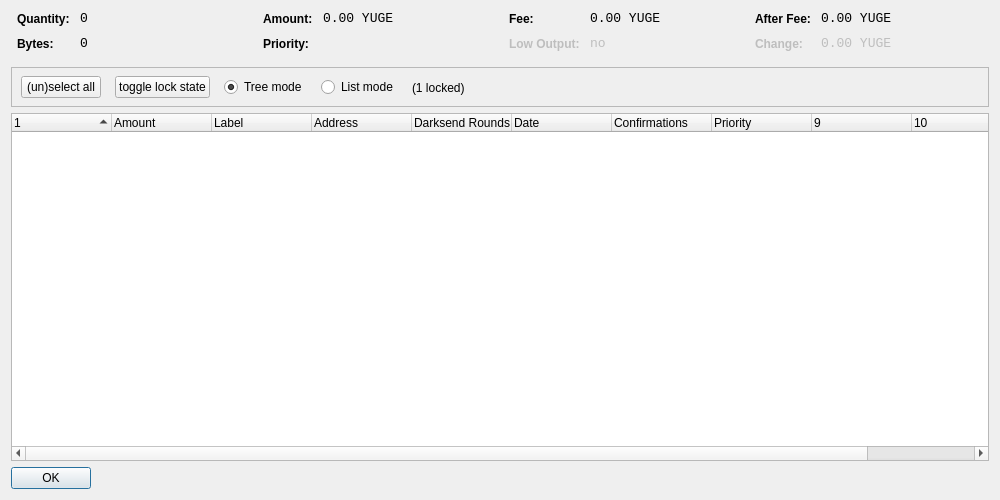
<?xml version="1.0" encoding="UTF-8"?>
<ui version="4.0">
 <class>CoinControlDialog</class>
 <widget class="QDialog" name="CoinControlDialog">
  <property name="geometry">
   <rect>
    <x>0</x>
    <y>0</y>
    <width>1000</width>
    <height>500</height>
   </rect>
  </property>
  <property name="windowTitle">
   <string>Coin Control</string>
  </property>
  <layout class="QVBoxLayout" name="verticalLayout">
   <item>
    <layout class="QHBoxLayout" name="horizontalLayoutTop" stretch="0,0,0,0">
     <property name="topMargin">
      <number>0</number>
     </property>
     <property name="bottomMargin">
      <number>10</number>
     </property>
     <item>
      <layout class="QFormLayout" name="formLayoutCoinControl1">
       <property name="horizontalSpacing">
        <number>10</number>
       </property>
       <property name="verticalSpacing">
        <number>10</number>
       </property>
       <property name="leftMargin">
        <number>6</number>
       </property>
       <property name="rightMargin">
        <number>6</number>
       </property>
       <item row="0" column="0">
        <widget class="QLabel" name="labelCoinControlQuantityText">
         <property name="styleSheet">
          <string notr="true">font-weight:bold;</string>
         </property>
         <property name="text">
          <string>Quantity:</string>
         </property>
        </widget>
       </item>
       <item row="0" column="1">
        <widget class="QLabel" name="labelCoinControlQuantity">
         <property name="font">
          <font>
           <family>Monospace</family>
           <pointsize>10</pointsize>
          </font>
         </property>
         <property name="cursor">
          <cursorShape>IBeamCursor</cursorShape>
         </property>
         <property name="contextMenuPolicy">
          <enum>Qt::ActionsContextMenu</enum>
         </property>
         <property name="text">
          <string notr="true">0</string>
         </property>
         <property name="textInteractionFlags">
          <set>Qt::LinksAccessibleByMouse|Qt::TextSelectableByKeyboard|Qt::TextSelectableByMouse</set>
         </property>
        </widget>
       </item>
       <item row="1" column="0">
        <widget class="QLabel" name="labelCoinControlBytesText">
         <property name="styleSheet">
          <string notr="true">font-weight:bold;</string>
         </property>
         <property name="text">
          <string>Bytes:</string>
         </property>
        </widget>
       </item>
       <item row="1" column="1">
        <widget class="QLabel" name="labelCoinControlBytes">
         <property name="font">
          <font>
           <family>Monospace</family>
           <pointsize>10</pointsize>
          </font>
         </property>
         <property name="cursor">
          <cursorShape>IBeamCursor</cursorShape>
         </property>
         <property name="contextMenuPolicy">
          <enum>Qt::ActionsContextMenu</enum>
         </property>
         <property name="text">
          <string notr="true">0</string>
         </property>
         <property name="textInteractionFlags">
          <set>Qt::LinksAccessibleByMouse|Qt::TextSelectableByKeyboard|Qt::TextSelectableByMouse</set>
         </property>
        </widget>
       </item>
      </layout>
     </item>
     <item>
      <layout class="QFormLayout" name="formLayoutCoinControl2">
       <property name="horizontalSpacing">
        <number>10</number>
       </property>
       <property name="verticalSpacing">
        <number>10</number>
       </property>
       <property name="leftMargin">
        <number>6</number>
       </property>
       <property name="rightMargin">
        <number>6</number>
       </property>
       <item row="0" column="0">
        <widget class="QLabel" name="labelCoinControlAmountText">
         <property name="styleSheet">
          <string notr="true">font-weight:bold;</string>
         </property>
         <property name="text">
          <string>Amount:</string>
         </property>
        </widget>
       </item>
       <item row="0" column="1">
        <widget class="QLabel" name="labelCoinControlAmount">
         <property name="font">
          <font>
           <family>Monospace</family>
           <pointsize>10</pointsize>
          </font>
         </property>
         <property name="cursor">
          <cursorShape>IBeamCursor</cursorShape>
         </property>
         <property name="contextMenuPolicy">
          <enum>Qt::ActionsContextMenu</enum>
         </property>
         <property name="text">
          <string notr="true">0.00 YUGE</string>
         </property>
         <property name="textInteractionFlags">
          <set>Qt::LinksAccessibleByMouse|Qt::TextSelectableByKeyboard|Qt::TextSelectableByMouse</set>
         </property>
        </widget>
       </item>
       <item row="1" column="0">
        <widget class="QLabel" name="labelCoinControlPriorityText">
         <property name="styleSheet">
          <string notr="true">font-weight:bold;</string>
         </property>
         <property name="text">
          <string>Priority:</string>
         </property>
        </widget>
       </item>
       <item row="1" column="1">
        <widget class="QLabel" name="labelCoinControlPriority">
         <property name="font">
          <font>
           <family>Monospace</family>
           <pointsize>10</pointsize>
          </font>
         </property>
         <property name="cursor">
          <cursorShape>IBeamCursor</cursorShape>
         </property>
         <property name="contextMenuPolicy">
          <enum>Qt::ActionsContextMenu</enum>
         </property>
         <property name="text">
          <string/>
         </property>
         <property name="textInteractionFlags">
          <set>Qt::LinksAccessibleByMouse|Qt::TextSelectableByKeyboard|Qt::TextSelectableByMouse</set>
         </property>
        </widget>
       </item>
      </layout>
     </item>
     <item>
      <layout class="QFormLayout" name="formLayoutCoinControl3">
       <property name="horizontalSpacing">
        <number>10</number>
       </property>
       <property name="verticalSpacing">
        <number>10</number>
       </property>
       <property name="leftMargin">
        <number>6</number>
       </property>
       <property name="rightMargin">
        <number>6</number>
       </property>
       <item row="0" column="0">
        <widget class="QLabel" name="labelCoinControlFeeText">
         <property name="styleSheet">
          <string notr="true">font-weight:bold;</string>
         </property>
         <property name="text">
          <string>Fee:</string>
         </property>
        </widget>
       </item>
       <item row="0" column="1">
        <widget class="QLabel" name="labelCoinControlFee">
         <property name="font">
          <font>
           <family>Monospace</family>
           <pointsize>10</pointsize>
          </font>
         </property>
         <property name="cursor">
          <cursorShape>IBeamCursor</cursorShape>
         </property>
         <property name="contextMenuPolicy">
          <enum>Qt::ActionsContextMenu</enum>
         </property>
         <property name="text">
          <string notr="true">0.00 YUGE</string>
         </property>
         <property name="textInteractionFlags">
          <set>Qt::LinksAccessibleByMouse|Qt::TextSelectableByKeyboard|Qt::TextSelectableByMouse</set>
         </property>
        </widget>
       </item>
       <item row="1" column="0">
        <widget class="QLabel" name="labelCoinControlLowOutputText">
         <property name="enabled">
          <bool>false</bool>
         </property>
         <property name="styleSheet">
          <string notr="true">font-weight:bold;</string>
         </property>
         <property name="text">
          <string>Low Output:</string>
         </property>
        </widget>
       </item>
       <item row="1" column="1">
        <widget class="QLabel" name="labelCoinControlLowOutput">
         <property name="enabled">
          <bool>false</bool>
         </property>
         <property name="font">
          <font>
           <family>Monospace</family>
           <pointsize>10</pointsize>
          </font>
         </property>
         <property name="cursor">
          <cursorShape>IBeamCursor</cursorShape>
         </property>
         <property name="contextMenuPolicy">
          <enum>Qt::ActionsContextMenu</enum>
         </property>
         <property name="text">
          <string notr="true">no</string>
         </property>
         <property name="textInteractionFlags">
          <set>Qt::LinksAccessibleByMouse|Qt::TextSelectableByKeyboard|Qt::TextSelectableByMouse</set>
         </property>
        </widget>
       </item>
      </layout>
     </item>
     <item>
      <layout class="QFormLayout" name="formLayoutCoinControl4">
       <property name="horizontalSpacing">
        <number>10</number>
       </property>
       <property name="verticalSpacing">
        <number>10</number>
       </property>
       <property name="leftMargin">
        <number>6</number>
       </property>
       <property name="rightMargin">
        <number>6</number>
       </property>
       <item row="0" column="0">
        <widget class="QLabel" name="labelCoinControlAfterFeeText">
         <property name="styleSheet">
          <string notr="true">font-weight:bold;</string>
         </property>
         <property name="text">
          <string>After Fee:</string>
         </property>
        </widget>
       </item>
       <item row="0" column="1">
        <widget class="QLabel" name="labelCoinControlAfterFee">
         <property name="font">
          <font>
           <family>Monospace</family>
           <pointsize>10</pointsize>
          </font>
         </property>
         <property name="cursor">
          <cursorShape>IBeamCursor</cursorShape>
         </property>
         <property name="contextMenuPolicy">
          <enum>Qt::ActionsContextMenu</enum>
         </property>
         <property name="text">
          <string notr="true">0.00 YUGE</string>
         </property>
         <property name="textInteractionFlags">
          <set>Qt::LinksAccessibleByMouse|Qt::TextSelectableByKeyboard|Qt::TextSelectableByMouse</set>
         </property>
        </widget>
       </item>
       <item row="1" column="0">
        <widget class="QLabel" name="labelCoinControlChangeText">
         <property name="enabled">
          <bool>false</bool>
         </property>
         <property name="styleSheet">
          <string notr="true">font-weight:bold;</string>
         </property>
         <property name="text">
          <string>Change:</string>
         </property>
        </widget>
       </item>
       <item row="1" column="1">
        <widget class="QLabel" name="labelCoinControlChange">
         <property name="enabled">
          <bool>false</bool>
         </property>
         <property name="font">
          <font>
           <family>Monospace</family>
           <pointsize>10</pointsize>
          </font>
         </property>
         <property name="cursor">
          <cursorShape>IBeamCursor</cursorShape>
         </property>
         <property name="contextMenuPolicy">
          <enum>Qt::ActionsContextMenu</enum>
         </property>
         <property name="text">
          <string notr="true">0.00 YUGE</string>
         </property>
         <property name="textInteractionFlags">
          <set>Qt::LinksAccessibleByMouse|Qt::TextSelectableByKeyboard|Qt::TextSelectableByMouse</set>
         </property>
        </widget>
       </item>
      </layout>
     </item>
    </layout>
   </item>
   <item>
    <widget class="QFrame" name="frame">
     <property name="minimumSize">
      <size>
       <width>0</width>
       <height>40</height>
      </size>
     </property>
     <property name="frameShape">
      <enum>QFrame::StyledPanel</enum>
     </property>
     <property name="frameShadow">
      <enum>QFrame::Sunken</enum>
     </property>
     <widget class="QWidget" name="horizontalLayoutWidget">
      <property name="geometry">
       <rect>
        <x>10</x>
        <y>0</y>
        <width>781</width>
        <height>41</height>
       </rect>
      </property>
      <layout class="QHBoxLayout" name="horizontalLayoutPanel" stretch="0,0,0,0,0">
       <property name="spacing">
        <number>14</number>
       </property>
       <item>
        <widget class="QPushButton" name="pushButtonSelectAll">
         <property name="sizePolicy">
          <sizepolicy hsizetype="Maximum" vsizetype="Fixed">
           <horstretch>0</horstretch>
           <verstretch>0</verstretch>
          </sizepolicy>
         </property>
         <property name="text">
          <string>(un)select all</string>
         </property>
        </widget>
       </item>
        <item>
         <widget class="QPushButton" name="pushButtonToggleLock">
          <property name="sizePolicy">
           <sizepolicy hsizetype="Maximum" vsizetype="Fixed">
            <horstretch>0</horstretch>
            <verstretch>0</verstretch>
           </sizepolicy>
          </property>
          <property name="text">
           <string>toggle lock state</string>
          </property>
          <property name="autoDefault">
           <bool>false</bool>
          </property>
         </widget>
        </item>
       <item>
        <widget class="QRadioButton" name="radioTreeMode">
         <property name="sizePolicy">
          <sizepolicy hsizetype="Maximum" vsizetype="Fixed">
           <horstretch>0</horstretch>
           <verstretch>0</verstretch>
          </sizepolicy>
         </property>
         <property name="text">
          <string>Tree mode</string>
         </property>
         <property name="checked">
          <bool>true</bool>
         </property>
        </widget>
       </item>
       <item>
        <widget class="QRadioButton" name="radioListMode">
         <property name="sizePolicy">
          <sizepolicy hsizetype="Maximum" vsizetype="Fixed">
           <horstretch>0</horstretch>
           <verstretch>0</verstretch>
          </sizepolicy>
         </property>
         <property name="text">
          <string>List mode</string>
         </property>
        </widget>
       </item>
        <item>
         <widget class="QLabel" name="labelLocked">
          <property name="text">
           <string>(1 locked)</string>
          </property>
         </widget>
        </item>
       <item>
        <spacer name="horizontalSpacer">
         <property name="orientation">
          <enum>Qt::Horizontal</enum>
         </property>
         <property name="sizeHint" stdset="0">
          <size>
           <width>40</width>
           <height>20</height>
          </size>
         </property>
        </spacer>
       </item>
      </layout>
     </widget>
    </widget>
   </item>
   <item>
    <widget class="CoinControlTreeWidget" name="treeWidget">
     <property name="contextMenuPolicy">
      <enum>Qt::CustomContextMenu</enum>
     </property>
     <property name="sortingEnabled">
      <bool>false</bool>
     </property>
     <property name="columnCount">
      <number>11</number>
     </property>
     <attribute name="headerShowSortIndicator" stdset="0">
      <bool>true</bool>
     </attribute>
     <attribute name="headerStretchLastSection">
      <bool>false</bool>
     </attribute>
     <column>
      <property name="text">
       <string/>
      </property>
     </column>
     <column>
      <property name="text">
       <string>Amount</string>
      </property>
     </column>
     <column>
      <property name="text">
       <string>Label</string>
      </property>
     </column>
     <column>
      <property name="text">
       <string>Address</string>
      </property>
     </column>
     <column>
      <property name="text">
       <string>Darksend Rounds</string>
      </property>
    </column>
     <column>
      <property name="text">
       <string>Date</string>
      </property>
     </column>
     <column>
      <property name="text">
       <string>Confirmations</string>
      </property>
      <property name="toolTip">
       <string>Confirmed</string>
      </property>
     </column>
     <column>
      <property name="text">
       <string>Priority</string>
      </property>
     </column>
     <column>
      <property name="text">
       <string/>
      </property>
     </column>
     <column>
      <property name="text">
       <string/>
      </property>
     </column>
     <column>
      <property name="text">
       <string/>
      </property>
     </column>
     <column>
      <property name="text">
       <string/>
      </property>
     </column>
    </widget>
   </item>
   <item>
    <widget class="QDialogButtonBox" name="buttonBox">
     <property name="sizePolicy">
      <sizepolicy hsizetype="Maximum" vsizetype="Fixed">
       <horstretch>0</horstretch>
       <verstretch>0</verstretch>
      </sizepolicy>
     </property>
     <property name="orientation">
      <enum>Qt::Horizontal</enum>
     </property>
     <property name="standardButtons">
      <set>QDialogButtonBox::Ok</set>
     </property>
    </widget>
   </item>
  </layout>
 </widget>
 <customwidgets>
  <customwidget>
   <class>CoinControlTreeWidget</class>
   <extends>QTreeWidget</extends>
   <header>coincontroltreewidget.h</header>
  </customwidget>
 </customwidgets>
 <resources/>
 <connections/>
</ui>
